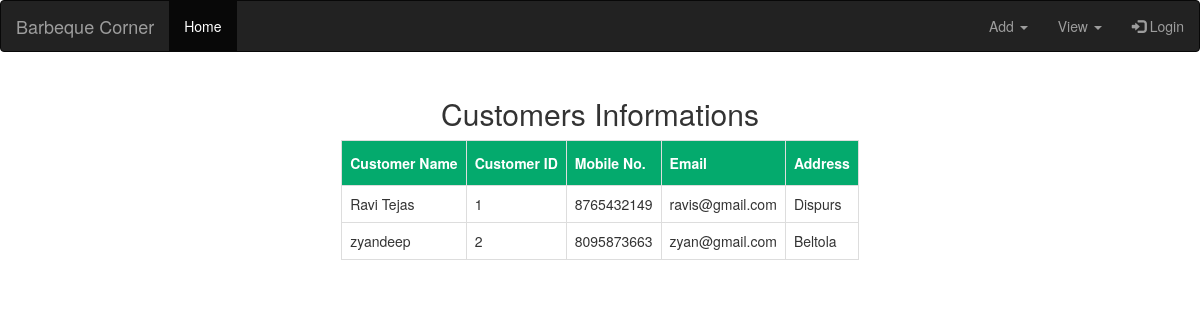
Screenshot of /index.php/admin_customers with the database file from the repository.
### tables this page shows
CREATE TABLE `customers` (
  `customer_id` int(11) NOT NULL,
  `name` varchar(255) NOT NULL,
  `address` varchar(255) NOT NULL,
  `mobile_no` bigint(10) NOT NULL,
  `password` varchar(255) NOT NULL,
  `email` varchar(255) NOT NULL
);

### application/controllers/admin_customers.php (called while the page is built, shortened)
<?php
class admin_customers extends CI_Controller
{
    public function index()
    {
        $this->load->model('Dashboard_model');
       $data['info']= $this->Dashboard_model->get_users();
        $this->load->view('includes/admin_header');
        $this->load->view('admin_Customers',$data);
    }
}

### index.php (called while the page is built, shortened)
<?php
require_once BASEPATH.'core/CodeIgniter.php';

### application/models/Dashboard_model.php (called while the page is built, shortened)
<?php
class Dashboard_model extends CI_Model {
    public function get_users() {
        $this->db->select('*');
        $this->db->from('customers');
    	$query = $this->db->get();
        return $query->result();
    }
}

### application/views/admin_Customers.php (the view, shortened to what this page needs)
<!DOCTYPE html>
<html lang="en">
<head>
  <link rel="stylesheet" href="https://cdnjs.cloudflare.com/ajax/libs/font-awesome/4.7.0/css/font-awesome.min.css">
</head>
<body>
  <div class="row">
  <div class="column">
  <table class="center">
  <h2 style="text-align: center;"> Customers Informations</h2>
    <thead>
      <tr>
        <th>Customer Name </th>
        <th>Customer ID </th>
        <th>Mobile No. </th>
        <th>Email </th>
        <th>Address </th>
      </tr>
    </thead>
    <tbody>
      <tr>
        <?php foreach ($info as $infos) : ?>
          <td> <?= $infos->name ?></td>
          <td> <?= $infos->customer_id ?></td>
          <td> <?= $infos->mobile_no ?></td>
          <td> <?= $infos->email ?></td>
          <td> <?= $infos->address ?></td>
      </tr>
    <?php endforeach; ?>
    </tbody>
  </table>
  </div>
  </div>
</body>
</html>

### application/views/admin_Customers.php (style rules this page uses)
.row { margin-left:-5px; margin-right:-5px; }
.column { float: left; width: 100%; padding: 5px; }
.row::after { content: ""; clear: both; display: table; }
table, th, td { border: 1px solid #ddd; padding: 8px; }
.center th { padding-top: 12px; padding-bottom: 12px; text-align: left; background-color: #04AA6D; color: white; }
.center { margin-left: auto; margin-right: auto; }

### rows the page displays
customers: name "Ravi Tejas", customer_id "1", mobile_no "8765432149", email "ravis@gmail.com", address "Dispurs"
customers: name "zyandeep", customer_id "2", mobile_no "8095873663", email "zyan@gmail.com", address "Beltola"
